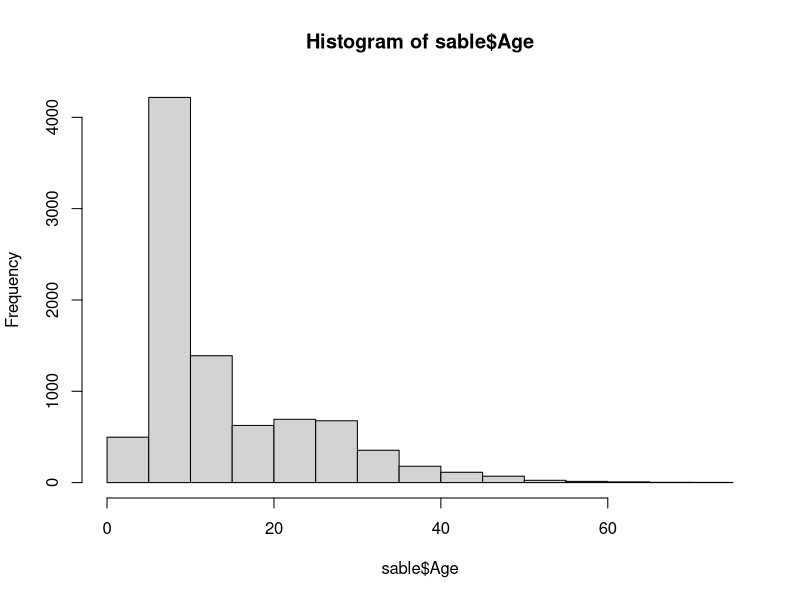
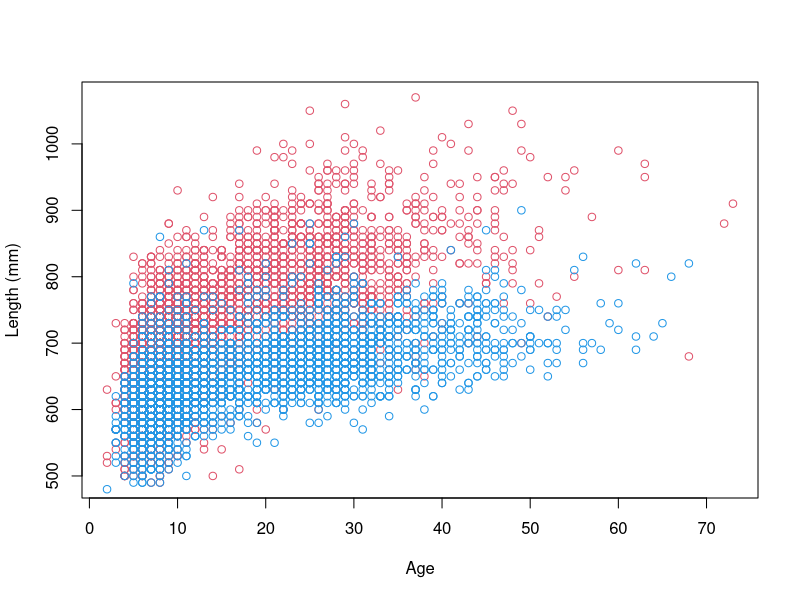
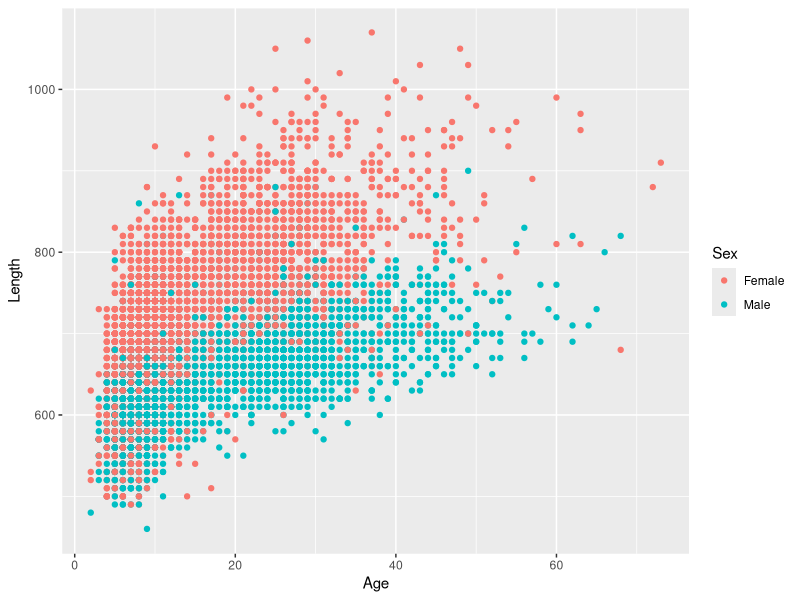
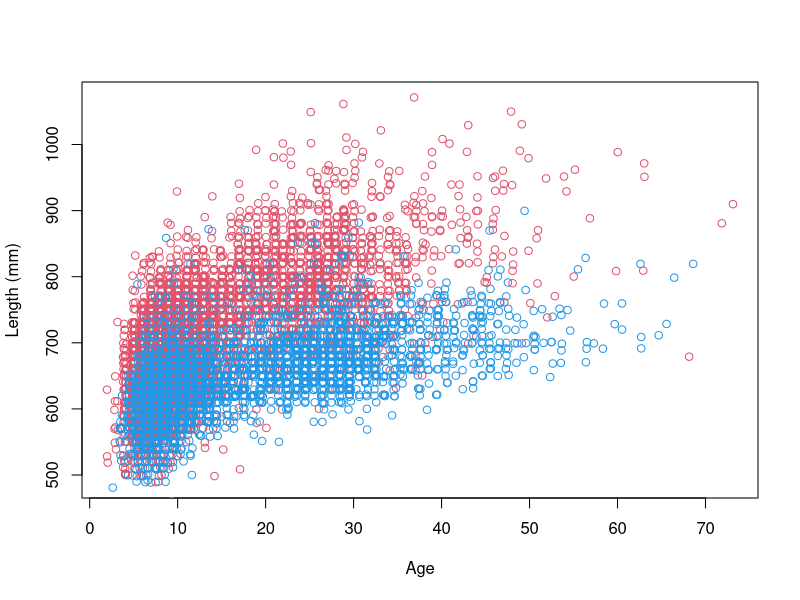
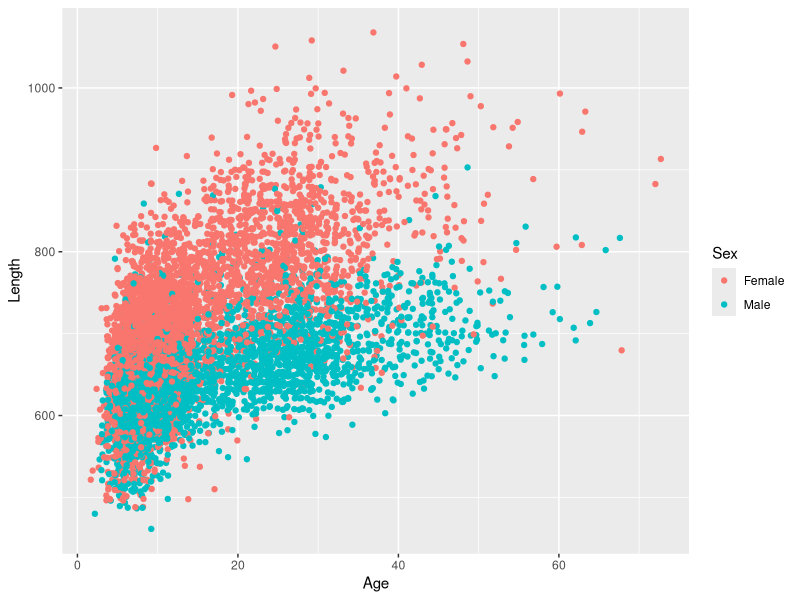

Source code (R) for these figures, in order: (Note: this script raises an error after producing the figures.)
##########################################################

# FISH 604
# Homework 2 script file
# Chatham sablefish growth
# Franz Mueter - last updated Sep 12, 2019

##########################################################

library(tidyverse)

############ Prob. 1: Data import 
sable <- read.csv("sablefish.csv", as.is=F)
head(sable)	      # Look at first few rows
hist(sable$Age)   # Age composition
table(sable$Age)  # Same in table format
summary(sable)    # Basic summary of each variable
is.factor(sable$Sex)


############ Prob. 2: Data exploration:

### 1. Plot Length-at-age, grouped by sex:
plot(Length ~ Age, data=sable, subset = Sex == "Female", col=2, 
     xlab = "Age", ylab = "Length (mm)")
points(Length ~ Age, data = sable, subset = Sex == "Male", col=4)

# ggplot version
p1 <- ggplot(data = sable, aes(x= Age, y= Length))
p1 +  geom_point(aes(color = Sex))

## Jittering coordinates to show points that overlap 

# base graphics:
plot(jitter(Length) ~ jitter(Age), data=sable, subset = Sex == "Female", 
     col=2, xlab = "Age", ylab = "Length (mm)")
points(jitter(Length) ~ jitter(Age+0.5), data = sable, 
       subset = Sex == "Male", col=4)

# ggplot version:
p1 + geom_jitter(aes(color = Sex))


### 2. Plot Length-at-age by year, grouped by sex:
sable$Year <- factor(sable$Year)

# From 'lattice' package:
xyplot(jitter(Length) ~ jitter(Age) | factor(Year), data=sable, groups = Sex)

# Females only, base graphics, with scatterplot smoother (spline):
sub <- sable$Sex == "Female"
scatter.smooth(jitter(sable$Age[sub]), jitter(sable$Length[sub]), col=2, 
               xlab = "Age", ylab = "Length (mm)")
# ggplot, females only
ggplot(data = subset(sable, Sex == "Female"), aes(x = Age, y = Length)) +
  geom_jitter() +
  geom_smooth(method = "loess")

# lattice graphics, scatterplots and scatterplot smoothers, by year
xyplot(jitter(Length) ~ jitter(Age) | factor(Year), data=sable, groups=Sex, auto.key=T)
xyplot(jitter(Length) ~ jitter(Age) | factor(Year), data=sable, groups=Sex, 
       xlim = c(0,50), ylim = c(450, 1000), auto.key=T)
xyplot(Length ~ Age | factor(Year), data=sable, groups=Sex, panel = "panel.superpose", 
       panel.groups = "panel.loess", auto.key=T)

# ggplot version, with loess smoother and 95% confidence bands:
p1 + geom_smooth(method = "loess", aes (color = Sex)) +
  facet_wrap(~Year)
# scatterplot + loess smoother:
p1 + geom_jitter(aes(color = Sex), pch=1) +
  geom_smooth(aes(color=Sex), method="loess", level=0.95) +
  facet_wrap(~Year)


########### Prob. 3: Fit Ludwig van Bertalanffy (LVB) 
###########          growth model to sablefish data 

# LvB growth model function to compute predicted values:
LvB <- function(a, k, L.inf, a0) {
  L.inf*(1-exp(-k*(a-a0)))
}

# Try out some starting values and superimpose on scatterplot:
ST <- c(k = 0.05, L.inf = 'insert a value' , a0 = 'insert a value') 
# Make sure to pick sensible values for L.inf and a0, then add line:
plot(jitter(Length) ~ jitter(Age), data=sable, col=2)
lines(1:80, LvB(1:80, k = ST[1], L.inf = ST[2], a0 = ST[3]), lwd=3)

# Fit the model using 'nls()' with the regression equation
# 'nls' finds parameters that minimize the sum of squared
# differences between the left-hand side (observed lengths)
# and the right-hand side (predicted lengths) of the formula
fit <- nls(Length ~ LvB(Age, k, L.inf, a0), data = sable, start = ST)
summary(fit)
coef(fit)

# Visualize the overall model fit
plot(jitter(Length) ~ jitter(Age), data=sable, col=2)
cf <- coef(fit)

# Add the fitted model to the scatterplot...


##### Prob. 4: Diagnostics
r <- resid(fit)  # Extract residuals (make sure 'fit' is the combined model fit)
cf <- coef(fit)
r2 <- sable$Length - LvB(sable$Age,k=cf[1],L.inf=cf[2], a0=cf[3])


# Example plot:
boxplot(r ~ Year, data = sable); abline(h=0, col=2) 


##### Prob. 5: Analyses by sex

